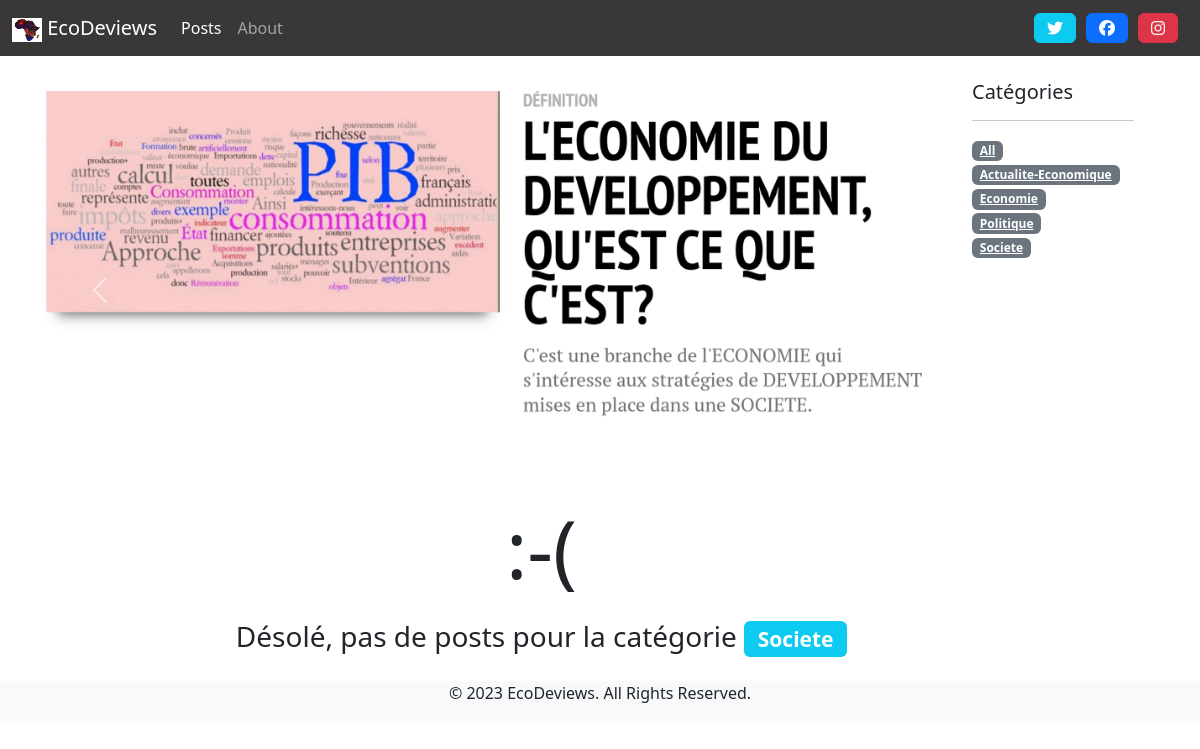
/blog/posts/Societe/, run on the app's committed database.
### blog/models.py (models this page shows, shortened)
class PostCategory(models.Model):
    name = models.CharField(max_length=50)
    def slug(self):
        return slugify(self.name)

### blog/views.py (the view)
# urls.py: path('posts/', views.post_list, name='home'),
def post_list(request, category_name=model_helpers.post_category_all.slug()):
    category, posts = model_helpers.get_category_and_posts(category_name)
    categories = model_helpers.get_categories()
    context = {
        'navigation_items': navigation.navigation_items(navigation.NAV_POSTS),
        'category': category,
        'posts': posts,
        'categories': categories,
    }
    return render(request, 'blog/post_list.html', context)

### blog/model_helpers.py (called while the page is built)
def get_category_and_posts(category_name):
    posts = Post.objects.filter(published=True)
    if category_name == post_category_all.slug():
        category = post_category_all
    else:
        try:
            category = PostCategory.objects.get(name__iexact=category_name)
            posts = posts.filter(category=category)
        except PostCategory.DoesNotExist:
            category = PostCategory(name=category_name)
            posts = Post.objects.none()
    posts = posts.order_by('-created_at')
    return category, posts

def get_categories():
    categories = list(PostCategory.objects.all())
    categories.insert(0, post_category_all)
    return categories

### blog/navigation.py (called while the page is built)
def navigation_items(selected_item):
    items = []
    for name, url in NAV_ITEMS:
        items.append({
            'name': name,
            'url': url,
            'active': True if selected_item == name else False
        })
    return items

### blog/templates/blog/post_list.html (shortened to what this page needs)
{% extends 'base.html' %}
{% load static %}
{% block content %}
    <div class="row">
        <div class=" col-sm-10 carousel slide" id="carouselExampleInterval" data-bs-ride="carousel">
            <div class="carousel-inner">
                <div class="carousel-item active" data-bs-interval="10000">
                    <img src="{% static 'img/img1.png' %}" class="d-block w-100 img-fluid" alt="...">
                </div>
            </div>
            <button class="carousel-control-prev" type="button" data-bs-target="#carouselExampleInterval"
                    data-bs-slide="prev">
                <span class="carousel-control-prev-icon" aria-hidden="true"></span>
            </button>
            <button class="carousel-control-next" type="button" data-bs-target="#carouselExampleInterval"
                    data-bs-slide="next">
                <span class="carousel-control-next-icon" aria-hidden="true"></span>
            </button>
        </div>
        <div class="col-sm-2 ">
            <h5>Catégories</h5>
            <hr>
            <ul class="list-unstyled">
                {% for cat in categories %}
                    <li>
                        <a href="{% url 'post-list' cat.slug %}" class="badge bg-secondary text-white">
                            {{ cat.name|capfirst }}
                        </a>
                    </li>
                {% endfor %}
            </ul>
        </div>
    </div>
    <div class="row">
    <div class="col-12 col-sm-9 offset-sm-1" >
    <table class="table table-hover table-borderless ">
        {% for post in posts %}
            <tr>
                <td>
                    <a href="{% url 'post-detail' post.pk %}">
                    <img src="{{ post.illustration.url }} "
                         class="img-fluid float-end rounded mx-auto d-block "
                         style="max-width: 200px; max-height: 120px; "/>
                    </a>
                </td>
                <td>
                    <a href="{% url 'post-detail' post.pk %}"
                       class="link-dark text-decoration-none">
                        <h4>
                            {{ post.title }}
                        </h4>
                    </a>
                    <small class="text-muted ">
                        {{ post.created_at }}
                    </small>
                    <p class="text-muted">
                        {{ post.text|linebreaks|safe|truncatewords:30 }}
                        <a href="{% url 'post-detail' post.pk %}">[Read more]</a>
                    </p>
                    <a href="{% url 'post-list' post.category.slug %}" class="badge bg-secondary text-white">
                        {{ post.category.name|capfirst }}
                    </a>
                </td>
                {% empty %}
                <div class="text-center">
                    <p class="display-1"> :-(</p>
                    <h3 class="mt-4">
                        Désolé, pas de posts pour la catégorie <span
                            class="badge bg-info text-white"> {{ category.name }}</span>
                    </h3>
                </div>
        {% endfor %}
    </table>
    </div>
</div>
{% endblock content %}

### data on the page
PostCategory: name "Actualite-Economique"
PostCategory: name "Economie"
PostCategory: name "Politique"
PostCategory: name "Societe"

### other printed values
{{ item.name }} "Posts" "About"
{{ cat.name|capfirst }} "All"
